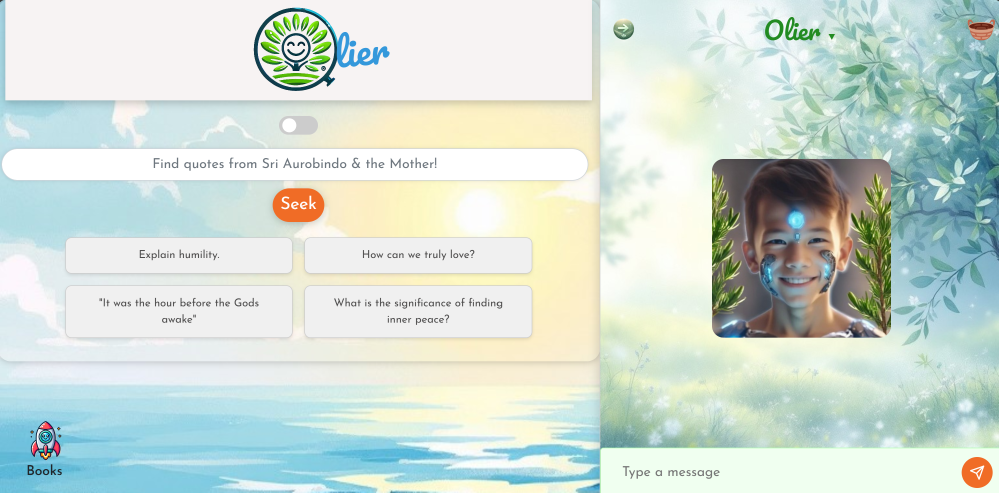
#> input picture examine_commit_e0897_files/backup/splitscreen.png, 2996 x 1477 px, found by its file name (shown at 1/3 size)
$ python resize.py
#> lines starting #> are read from the running program, lines starting #| are printed output that depends on the picture
from PIL import Image

# Open the image
image_path = '/home/olier/Olierbody/splitscreen.png'  # Replace with your image path
img = Image.open(image_path)
#> img is the input picture: PIL image 2996x1477 RGBA; mean R, G, B, A 207.2, 220.6, 212.8, 255

# Resize the image to 1024x500
new_size = (1024, 500)
resized_img = img.resize(new_size, Image.LANCZOS)
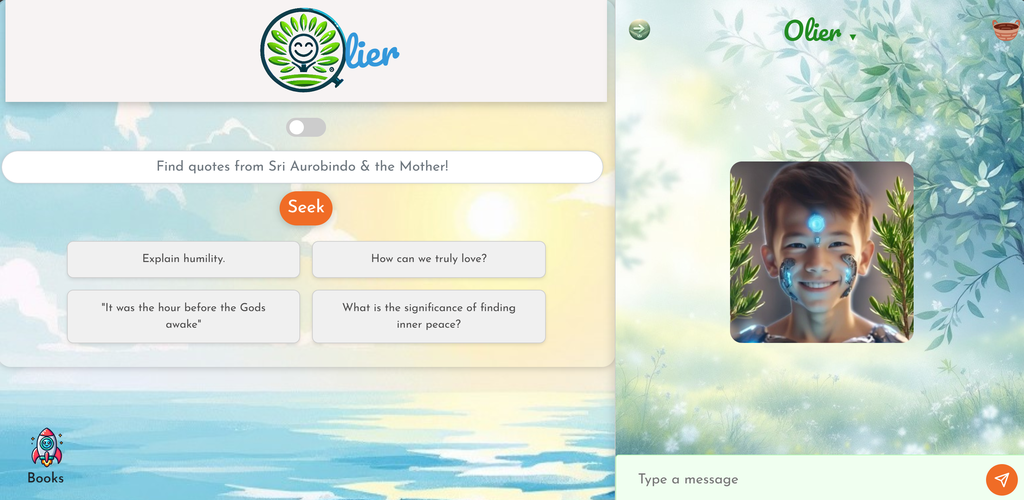
#> resized_img: PIL image 1024x500 RGBA; mean R, G, B, A 207.1, 220.6, 212.8, 255

# Save the resized image
resized_img.save('resized_image.png')
print("Image resized and saved as resized_image.png")

$ run again, with examine_commit_e0897_files/backup/body-bg.jpg saved as examine_commit_e0897_files/backup/splitscreen.png
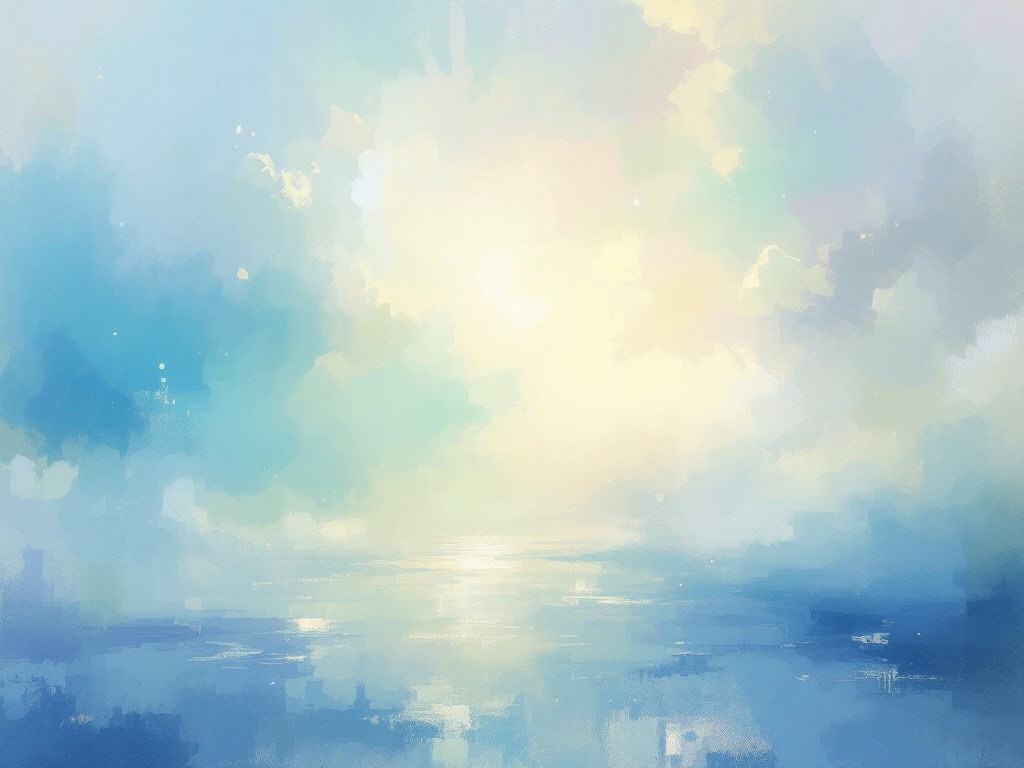
#> input picture examine_commit_e0897_files/backup/body-bg.jpg, 1024 x 768 px, found by its file name
#> img is the input picture: PIL image 1024x768 RGB; mean R, G, B 174.9, 200.9, 204.6
#> `resized_img = img.resize(new_size, Image.LANCZOS)`:
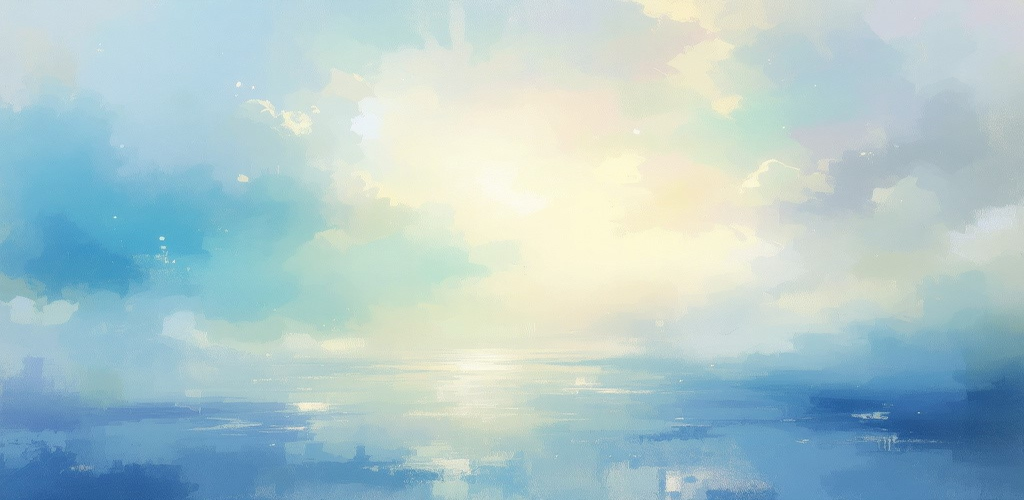
#> resized_img: PIL image 1024x500 RGB; mean R, G, B 174.9, 200.9, 204.6

$ run again, with examine_commit_e0897_files/backup/dawn10.jpg saved as examine_commit_e0897_files/backup/splitscreen.png
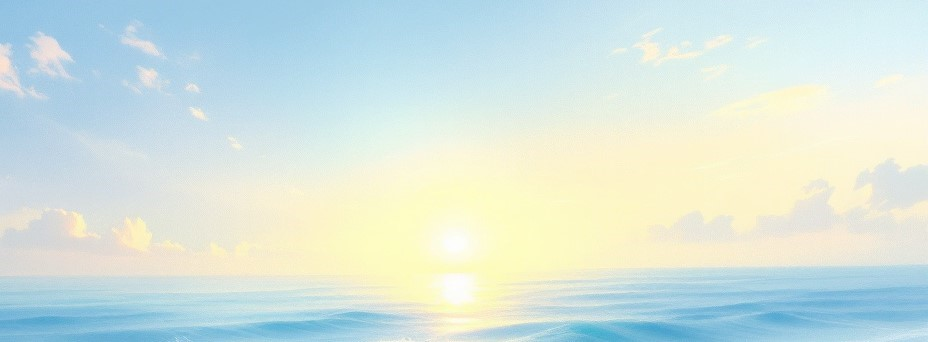
#> input picture examine_commit_e0897_files/backup/dawn10.jpg, 928 x 342 px, found by its file name
#> img is the input picture: PIL image 928x342 RGB; mean R, G, B 212.6, 228.2, 222
#> `resized_img = img.resize(new_size, Image.LANCZOS)`:
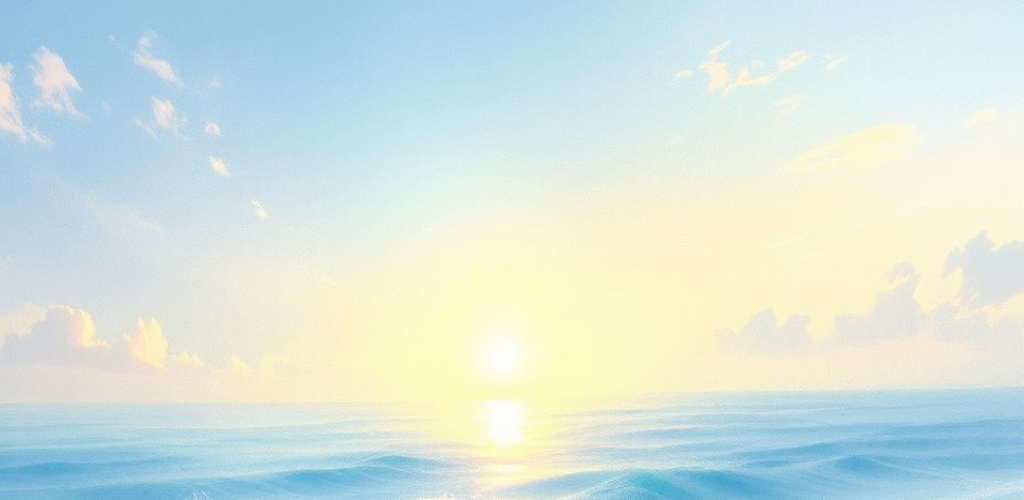
#> resized_img: PIL image 1024x500 RGB; mean R, G, B 212.6, 228.2, 222
